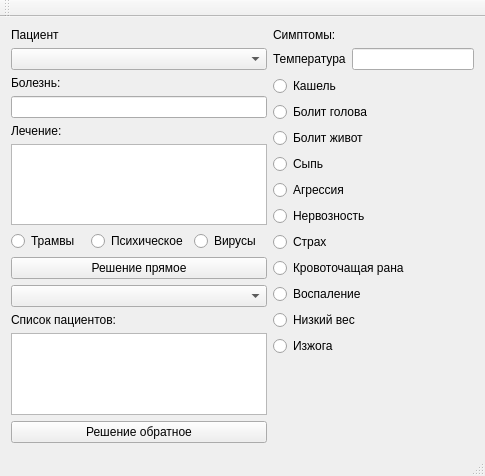
<?xml version="1.0" encoding="UTF-8"?>
<ui version="4.0">
 <class>MainWindow</class>
 <widget class="QMainWindow" name="MainWindow">
  <property name="geometry">
   <rect>
    <x>0</x>
    <y>0</y>
    <width>485</width>
    <height>476</height>
   </rect>
  </property>
  <property name="windowTitle">
   <string>Продукционный метод</string>
  </property>
  <widget class="QWidget" name="centralWidget">
   <layout class="QVBoxLayout" name="verticalLayout_3">
    <item>
     <layout class="QHBoxLayout" name="horizontalLayout_2">
      <item>
       <layout class="QVBoxLayout" name="verticalLayout_2">
        <item>
         <widget class="QLabel" name="label_2">
          <property name="text">
           <string>Пациент</string>
          </property>
         </widget>
        </item>
        <item>
         <widget class="QComboBox" name="patientComboBox"/>
        </item>
        <item>
         <widget class="QLabel" name="label_5">
          <property name="text">
           <string>Болезнь:</string>
          </property>
         </widget>
        </item>
        <item>
         <widget class="QLineEdit" name="editDiseases">
          <property name="readOnly">
           <bool>true</bool>
          </property>
         </widget>
        </item>
        <item>
         <widget class="QLabel" name="label">
          <property name="text">
           <string>Лечение:</string>
          </property>
         </widget>
        </item>
        <item>
         <widget class="QTextEdit" name="editTreatment">
          <property name="readOnly">
           <bool>true</bool>
          </property>
         </widget>
        </item>
        <item>
         <layout class="QVBoxLayout" name="verticalLayout_4"/>
        </item>
        <item>
         <layout class="QHBoxLayout" name="horizontalLayout_3">
          <item>
           <widget class="QRadioButton" name="isTrauma">
            <property name="text">
             <string>Трамвы</string>
            </property>
           </widget>
          </item>
          <item>
           <widget class="QRadioButton" name="isMental">
            <property name="text">
             <string>Психическое</string>
            </property>
           </widget>
          </item>
          <item>
           <widget class="QRadioButton" name="isVirus">
            <property name="text">
             <string>Вирусы</string>
            </property>
           </widget>
          </item>
         </layout>
        </item>
        <item>
         <widget class="QPushButton" name="buttonSolutionForward">
          <property name="text">
           <string>Решение прямое</string>
          </property>
         </widget>
        </item>
        <item>
         <widget class="QComboBox" name="comboBoxkindThreatment"/>
        </item>
        <item>
         <widget class="QLabel" name="label_6">
          <property name="text">
           <string>Список пациентов:</string>
          </property>
         </widget>
        </item>
        <item>
         <widget class="QTextEdit" name="editListPatients">
          <property name="readOnly">
           <bool>true</bool>
          </property>
         </widget>
        </item>
        <item>
         <widget class="QPushButton" name="buttonSolutionBackward">
          <property name="text">
           <string>Решение обратное</string>
          </property>
         </widget>
        </item>
       </layout>
      </item>
      <item>
       <layout class="QVBoxLayout" name="verticalLayout">
        <item>
         <widget class="QLabel" name="label_4">
          <property name="text">
           <string>Симптомы:</string>
          </property>
         </widget>
        </item>
        <item>
         <layout class="QHBoxLayout" name="horizontalLayout">
          <item>
           <widget class="QLabel" name="label_3">
            <property name="text">
             <string>Температура</string>
            </property>
           </widget>
          </item>
          <item>
           <widget class="QLineEdit" name="editTemperature">
            <property name="readOnly">
             <bool>false</bool>
            </property>
           </widget>
          </item>
         </layout>
        </item>
        <item>
         <widget class="QRadioButton" name="isCough">
          <property name="enabled">
           <bool>true</bool>
          </property>
          <property name="text">
           <string>Кашель</string>
          </property>
          <property name="checkable">
           <bool>true</bool>
          </property>
          <property name="autoExclusive">
           <bool>false</bool>
          </property>
         </widget>
        </item>
        <item>
         <widget class="QRadioButton" name="isHeadache">
          <property name="enabled">
           <bool>true</bool>
          </property>
          <property name="text">
           <string>Болит голова</string>
          </property>
          <property name="autoExclusive">
           <bool>false</bool>
          </property>
         </widget>
        </item>
        <item>
         <widget class="QRadioButton" name="isStomachAche">
          <property name="enabled">
           <bool>true</bool>
          </property>
          <property name="text">
           <string>Болит живот</string>
          </property>
          <property name="autoExclusive">
           <bool>false</bool>
          </property>
         </widget>
        </item>
        <item>
         <widget class="QRadioButton" name="isRush">
          <property name="enabled">
           <bool>true</bool>
          </property>
          <property name="text">
           <string>Сыпь</string>
          </property>
          <property name="autoExclusive">
           <bool>false</bool>
          </property>
         </widget>
        </item>
        <item>
         <widget class="QRadioButton" name="isAggression">
          <property name="text">
           <string>Агрессия</string>
          </property>
          <property name="autoExclusive">
           <bool>false</bool>
          </property>
         </widget>
        </item>
        <item>
         <widget class="QRadioButton" name="isNerv">
          <property name="text">
           <string>Нервозность</string>
          </property>
          <property name="autoExclusive">
           <bool>false</bool>
          </property>
         </widget>
        </item>
        <item>
         <widget class="QRadioButton" name="isStra">
          <property name="text">
           <string>Страх</string>
          </property>
          <property name="autoExclusive">
           <bool>false</bool>
          </property>
         </widget>
        </item>
        <item>
         <widget class="QRadioButton" name="isBlooding">
          <property name="text">
           <string>Кровоточащая рана</string>
          </property>
          <property name="autoExclusive">
           <bool>false</bool>
          </property>
         </widget>
        </item>
        <item>
         <widget class="QRadioButton" name="isVosp">
          <property name="text">
           <string>Воспаление</string>
          </property>
          <property name="autoExclusive">
           <bool>false</bool>
          </property>
         </widget>
        </item>
        <item>
         <widget class="QRadioButton" name="isLowweight">
          <property name="text">
           <string>Низкий вес</string>
          </property>
         </widget>
        </item>
        <item>
         <widget class="QRadioButton" name="isIszo">
          <property name="text">
           <string>Изжога</string>
          </property>
          <property name="autoExclusive">
           <bool>false</bool>
          </property>
         </widget>
        </item>
        <item>
         <spacer name="verticalSpacer">
          <property name="orientation">
           <enum>Qt::Vertical</enum>
          </property>
          <property name="sizeHint" stdset="0">
           <size>
            <width>20</width>
            <height>40</height>
           </size>
          </property>
         </spacer>
        </item>
       </layout>
      </item>
     </layout>
    </item>
   </layout>
  </widget>
  <widget class="QMenuBar" name="menuBar">
   <property name="geometry">
    <rect>
     <x>0</x>
     <y>0</y>
     <width>485</width>
     <height>21</height>
    </rect>
   </property>
  </widget>
  <widget class="QToolBar" name="mainToolBar">
   <attribute name="toolBarArea">
    <enum>TopToolBarArea</enum>
   </attribute>
   <attribute name="toolBarBreak">
    <bool>false</bool>
   </attribute>
  </widget>
  <widget class="QStatusBar" name="statusBar"/>
 </widget>
 <layoutdefault spacing="6" margin="11"/>
 <resources/>
 <connections/>
</ui>
